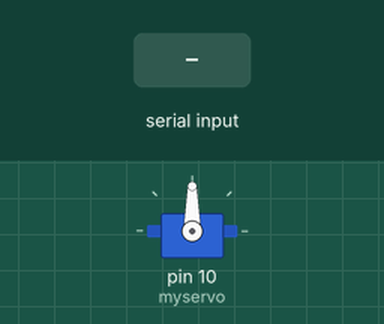
A sketch run on a simulated Arduino Uno, built with avr-gcc and run on an emulated ATmega328P. Shown: servo. The test bench sets the inputs (shaded band).

Above: at 1.2 s.
1.3 s: byte 30 received over Serial
At 2.1 s:
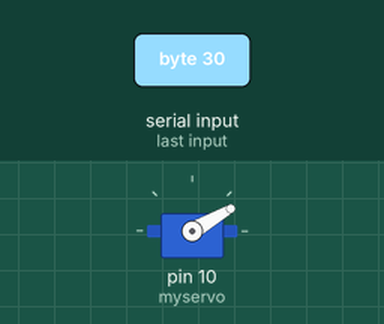
2.8 s: byte 120 received over Serial
At 3.3 s:
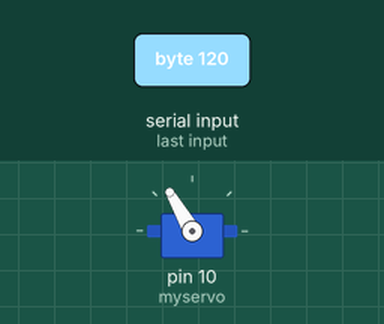
Timing chart, 0 to 5.8 s (numbered marks = the images above; inputs shaded):
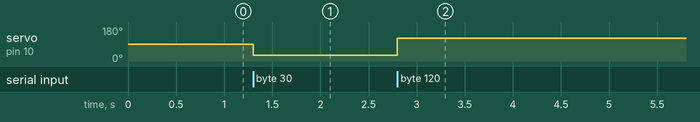

Measured:
- after the input at 1.3 s, servo on pin 10 (myservo): 90° → 30° at once
- after the input at 2.8 s, servo on pin 10 (myservo): 30° → 120° at once

The sketch:

SerialServo.ino
```cpp
#include <Servo.h>

Servo myservo;  // create servo object to control a servo
// twelve servo objects can be created on most boards

static int pos = 90;    // variable to store the servo position

void setup() {
  myservo.write(90);
  myservo.attach(10);  // attaches the servo on pin 9 to the servo object
  Serial.begin(9600);
}

void loop() {
  if (Serial.available() > 0) {
    pos = Serial.read();
    myservo.write(pos);              // tell servo to go to position in variable 'pos'
    delay(1000);                       // waits 15ms for the servo to reach the position
  }
  else {
    myservo.write(pos);
  }
}
```
